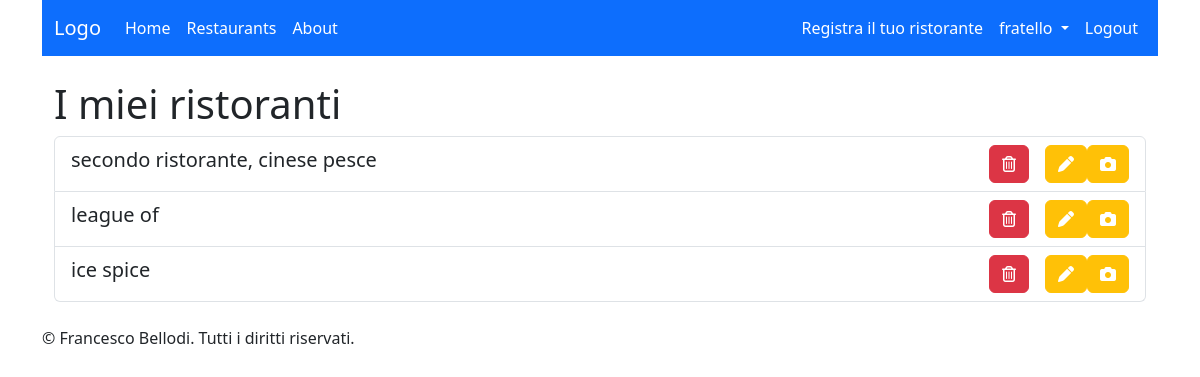
The page /restaurants/own-restaurants/ (signed in) on the database as committed earlier.
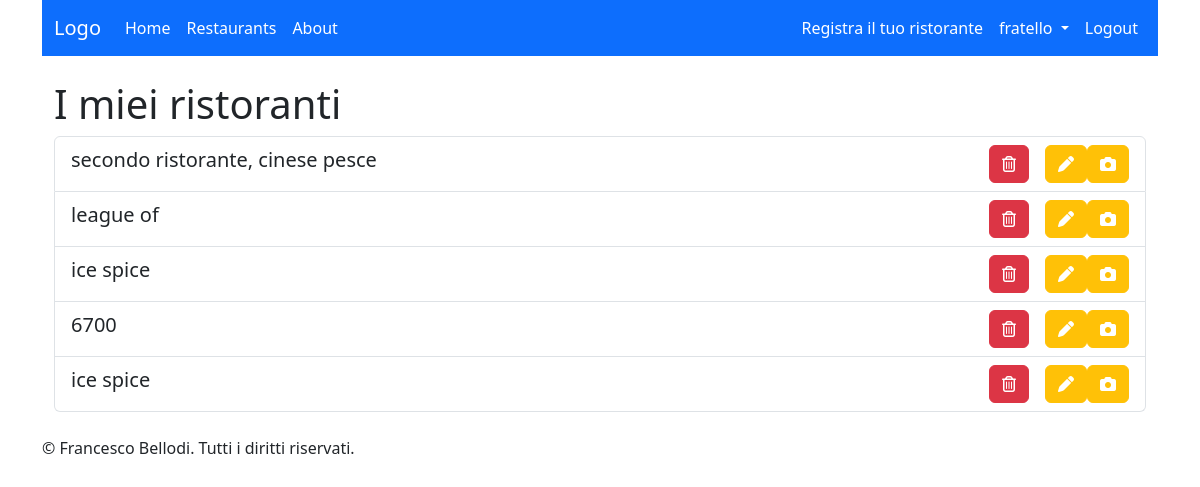
The same page on the database as committed later.
### restaurantsApp/models.py (models this page shows, shortened)
class Restaurant(models.Model):
    restaurantID = models.IntegerField(primary_key=True)
    owner = models.ForeignKey(settings.AUTH_USER_MODEL, on_delete=models.CASCADE)
    name = models.CharField(max_length=100)
    address = models.CharField(max_length=200)
    phone_number = PhoneNumberField()
    cuisine_type = models.CharField(max_length=200)
    meal_type = models.CharField(max_length=200)
    max_booking = models.IntegerField(default=100)
    average_rating = models.FloatField(default=0, null=True)
    def str_for_logged_user(self):
        return self.name

### restaurantsApp/views.py (the view)
# urls.py: path("own-restaurants/", RestaurantOwnerListView.as_view(), name='user_restaurants'),
class RestaurantOwnerListView(LoginRequiredMixin, ListView):
    model = Restaurant
    template_name = 'restaurantsApp/user_restaurants.html'  # Specifica il percorso al tuo template
    context_object_name = 'objects'  # Nome del contesto da utilizzare nel template
    def get_context_data(self, *, object_list=None, **kwargs):
        context = super().get_context_data(**kwargs)
        context["obj_delete"] = 'restaurant_delete'
        context["title_page"] = 'I miei ristoranti'
        context["obj_name"] = 'Ristoranti'
        context["obj_update"] = 'restaurant_update'
        return context
    def get_queryset(self):
        user = self.request.user
        return Restaurant.objects.filter(owner=user)

### mixins/user_mixins.py (called while the page is built)
    def test_func(self):
        return self.request.user.is_authenticated

### restaurantsApp/templates/restaurantsApp/user_restaurants.html
{% extends 'user-object-list.html' %}
{% load django_bootstrap5 %}
{% block modify %}
  <a class="btn btn-warning" href="{% url 'restaurant_update' obj.pk %}"><i class="fa-solid fa-pen" style="color: #ffffff;"></i></a>
  <a class="btn btn-warning" href="{% url 'photo_create' obj.pk %}"><i class="fa-solid fa-camera" style="color: #ffffff;"></i></a>
{% endblock %}

### templates/user-object-list.html (shortened to what this page needs)
{% extends "base.html" %}
{% load django_bootstrap5 %}
{% block content %}
  <div class="container">
  <h1>{{ title_page }}</h1>
  <ul class="list-group">
  {% for obj in objects %}
    <li class="list-group-item">
    <div class="d-flex justify-content-between align-items-center">
        <div><h5>{{ obj.str_for_logged_user }}</h5></div>
        <div class="d-flex">
            <form action="{% url obj_delete obj.pk %}" method="post">
                <button type="submit" class="btn btn-danger" onclick="return confirm('Sicuro di voler eliminare?')">
                    <i class="fa-regular fa-trash-can"></i>
                </button>
            </form>
            {% block modify %}{% endblock %}
        </div>
    </div>
    </li>
  {% empty %}
    <li class="list-group-item">{{ obj_name }} non presenti</li>
  {% endfor %}
  </ul>
  </div>
{% endblock %}

Rows that differ between the two databases and show on the page:
added Restaurant: str_for_logged_user "6700"
added Restaurant: str_for_logged_user "ice spice"
